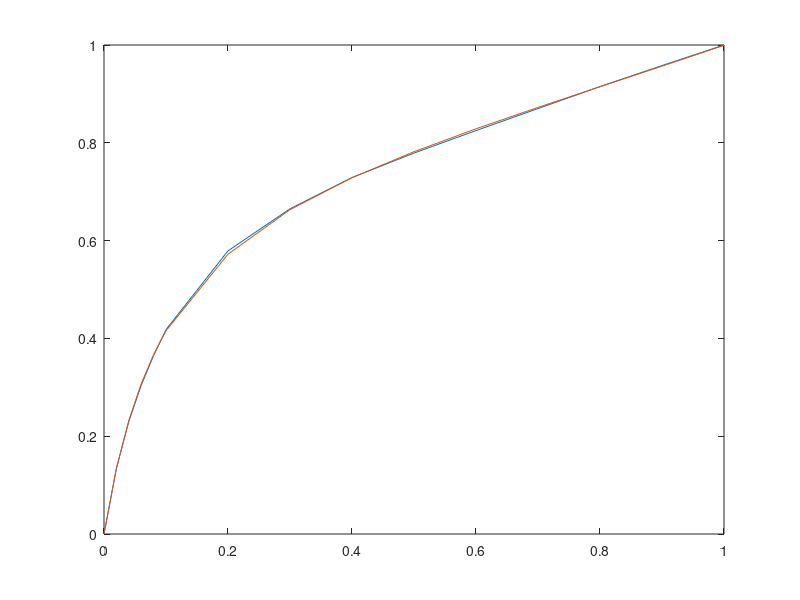

Here is the MATLAB script that generated this plot: (Note: this script raises an error after producing the figure.)
clc
clear all
%% Data Provided
% Feed
F=500;
zf=0.45;
qf=0.8;
% Sidestream
S=50;
xs=0.7;
qs=1;
% Product compositions: top and bottom
xd=0.97;
xw=0.02;

%% Question 1
% Experimental Data
xdata = [0 0.02 0.04 0.06 0.08 0.10 0.20 0.30 0.40 0.50 0.60 0.70 0.80 0.90 0.95 1.0];
ydata= [0 0.134 0.23 0.304 0.365 0.418 0.579 0.665 0.729 0.779 0.825 0.87 0.915 0.958 0.979 1];

% Curve fitting
func=@(Cf,xdata)(Cf(1).*xdata./(1+Cf(2).*xdata+Cf(3).*xdata.^2));
Cf0=[1,1,1];
Cf=lsqcurvefit(func,Cf0,xdata,ydata);
a=Cf(1); b=Cf(2);c=Cf(3);

% Plotting Equilibrium curves
figure(1)
plot(xdata,ydata)
hold on 
plot (xdata,a.*xdata./(1+b.*xdata+c.*xdata.^2))
hold off

%% Question 3
O=fsolve(@Equasolve,[0,0]);
D=O(1);
W=O(2);
xlabel('x')
ylabel('y')
title('Equilibrium Curves')

%% Question 4
% Plotting various operating lines on equiibrium curve
figure(2)

plot ((0:0.001:1),a.*(0:0.001:1)./(1+b.*(0:0.001:1)+c.*(0:0.001:1).^2),'-b');
hold on

% Plotting points
plot(xd,xd,'r-*')
plot(xw,xw,'r-*')
plot(xs,xs,'r-*')
plot(zf,zf,'r-*')
labels={'(xw,xw)','(zf,zf)','(xs,xs)','(xd,xd)'};
text([xw zf xs xd],[xw zf xs xd],labels,'VerticalAlignment','top','HorizontalAlignment','left')

% Feed Line
plot([0.35 zf],qf/(qf-1).*[0.35 zf]-zf/(qf-1),'-r')

%% Question 5
% Side line
plot([xs xs],[xs 0.95],'r')

% y=x
plot([0,1],[0,1],'b')

%% Question 6
% Minimium Reflux Ratio and true reflux ration
fun=@(Rmin)(Rmin/(Rmin+1)-(a*xs/(1+b*xs+c*xs^2)-xd)/(xs-xd));
Rmin=fsolve(fun,2);
R=2.5*Rmin;

%% Question 7
% Section 1 operating Line
L=R*D;
V=L+D;
plot([0 xd],R/(R+1)*[0 xd]+xd/(R+1),'--r')
plot([xs xd],R/(R+1)*[xs xd]+xd/(R+1),'-r')

func1=@(x1)(R/(R+1)*x1+xd/(R+1)-qf/(qf-1)*x1+zf/(qf-1));
x1=fsolve(func1,0.4); % Intersection abscissa
y1=R/(R+1)*xs+xd/(R+1);

%% Question 8
% Section 2 operating Line
V2=V+(1-qs)*S;
L2=L-qs*S;
plot([0 xs],[y1-L2/V2*xs y1],'--r')
plot([x1 xs],[y1-L2/V2*(xs-x1) y1],'-r')

% Section 3 operating Line
L3=L2+qf*F;
V3=V2-(1-qf)*F;
plot([xw 0.55],[xw xw+L3/V3*(0.55-xw)],'--r')
plot([xw x1],[xw xw+L3/V3*(x1-xw)],'-r')

%% Question 9
% McCabe-Thiele Method for construction and calculation of stages
y=xd;
n=0;
t=0;
x=xd;
while y>=xw
    t=t+1;
    yold=y;
    func1=@(x1)(y-qf/(qf-1)*x1+zf/(qf-1));
    x1=fsolve(func1,0.4);
    xold=x;
    func1=@(x)(y-a*x/(1+b*x+c*x^2));
    x=fsolve(func1,xold);
    plot([xold x],[y y],'-black') 
    if (x>xs)
       y=R/(R+1)*x+xd/(R+1);
       plot([x x],[y yold],'-black')
       n=n+1;
       C(t)=1;
    end
    if (x<=xs && x>x1 && xw-L3/V3*(xw-x)>qf/(qf-1)*x-zf/(qf-1))
        y= y1-L2/V2*(xs-x);
        plot([x x],[y yold],'-black')
        n=n+1;
        C(t)=2;
    end
    if (x<=x1 || xw-L3/V3*(xw-x)<=qf/(qf-1)*x-zf/(qf-1))
        y=xw-L3/V3*(xw-x);
        plot([x x],[y yold],'-black')
        n=n+1;
        C(t)=3;
    end
end
xlabel('x')
ylabel('y')
title('y vs x for a Disillation Column')
hold off

% Ideal tray, feed tray and side tray calculations
N=n-1+(xold-xw)/(xold-x);
disp(['Total number of ideal trays = ' num2str(N)])
for i=1:n
    if C(i)==2
        disp(['The side stream enters through ' num2str(i) 'th stage']);
        break
    end
end
for i=1:n
    if C(i)==3
        disp(['The feed enters through ' num2str(i) 'th stage']);
        break
    end
end